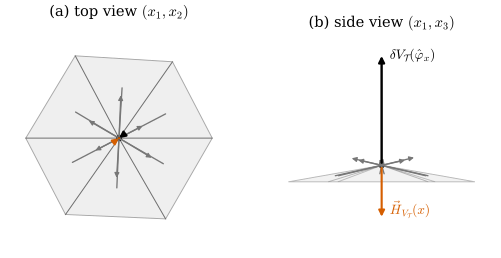

Generate this figure with Python:
"""Figure 47.6.2: the first variation of a polyhedral varifold tested on a hat function ([BLM17] Prop 7.1, Remark 7.2).

One-ring of the vertex x = (0, 0, 1) (north pole of the unit sphere) with six neighbours on the sphere at polar
angle 0.35 and azimuths 0, 55, 118, 180, 235, 300 degrees. On each face F = (x, w, v) the hat function phi_x is
affine with tangential gradient (x - y_F)/h_F^2 (y_F = foot of the perpendicular from x on the line wv,
h_F = |x - y_F|), so int_F grad^{P_F} phi_x = Area(F) (x - y_F)/h_F^2 (grey arrows, drawn at the face centroids).
Their sum is delta V_T(phi_x) = -(L x)_x (black), and H_{V_T}(x) = -delta V_T(phi_x) / (Area/3) (vermilion).
(a) top view (x_1, x_2); (b) side view (x_1, x_3). Arrows: face terms and the sum 2 times, H 0.1 times.

Run from the project root: PYTHONPATH=tools python3 chapters/47-paper-varifold-approximation/figures/fig-47-6-2-hat-function.py
"""
import os

for _k in ("OMP_NUM_THREADS", "OPENBLAS_NUM_THREADS", "MKL_NUM_THREADS"):
    os.environ.setdefault(_k, "4")  # keep BLAS from using every core

import sys  # noqa: E402
from pathlib import Path  # noqa: E402

import numpy as np  # noqa: E402

sys.path.insert(0, str(Path(__file__).resolve().parents[1] / "lib"))
import dgfig  # noqa: E402

dgfig.setup()
import matplotlib.pyplot as plt  # noqa: E402
from matplotlib.patches import Polygon  # noqa: E402

C = dgfig.COLORS


def one_ring():
    az = np.radians([0, 55, 118, 180, 235, 300])
    th = 0.35
    V = np.stack([np.sin(th) * np.cos(az), np.sin(th) * np.sin(az), np.cos(th) * np.ones(6)], 1)
    return np.array([0.0, 0.0, 1.0]), V


def cot(p, q, r):
    a, b = q - p, r - p
    return (a @ b) / np.linalg.norm(np.cross(a, b))


def hat_terms(x, V):
    terms, cents, area, Lx = [], [], 0.0, np.zeros(3)
    for k in range(len(V)):
        w, v = V[k], V[(k + 1) % len(V)]
        t = (v - w) / np.linalg.norm(v - w)
        y = w + ((x - w) @ t) * t
        h = np.linalg.norm(x - y)
        A = 0.5 * np.linalg.norm(np.cross(w - x, v - x))
        terms.append(A * (x - y) / h ** 2)
        cents.append((x + w + v) / 3)
        area += A
        Lx += 0.5 * (cot(w, x, v) * (v - x) + cot(v, x, w) * (w - x))   # face part of (L x)_x, (40.3.3)
    return np.array(terms), np.array(cents), area, Lx


if __name__ == "__main__":
    x, V = one_ring()
    terms, cents, area, Lx = hat_terms(x, V)
    dV = terms.sum(0)
    H = -dV / (area / 3)
    assert np.allclose(dV, -Lx, atol=1e-14)                       # Prop 7.1 = Track 2 sign convention
    assert abs(np.linalg.norm(H) - 1.987) < 1e-3 and H[2] < 0

    fig, axes = plt.subplots(1, 2, figsize=(6.6, 3.2), gridspec_kw={"wspace": 0.15})
    for ax, (i, j), ttl in ((axes[0], (0, 1), r"(a) top view $(x_1, x_2)$"), (axes[1], (0, 2), r"(b) side view $(x_1, x_3)$")):
        for k in range(len(V)):
            tri = np.array([x, V[k], V[(k + 1) % len(V)]])[:, [i, j]]
            ax.add_patch(Polygon(tri, closed=True, facecolor=C["surface"], alpha=0.35 if i == 0 and j == 1 else 0.15,
                                 edgecolor=C["main"], lw=0.7))
        S = 2.0
        for c, tvec in zip(cents, terms):
            ax.annotate("", xy=c[[i, j]] + S * tvec[[i, j]], xytext=c[[i, j]],
                        arrowprops=dict(arrowstyle="-|>", color=C["aux"], lw=1.0, mutation_scale=7))
        ax.annotate("", xy=x[[i, j]] + S * dV[[i, j]], xytext=x[[i, j]],
                    arrowprops=dict(arrowstyle="-|>", color=C["main"], lw=1.8, mutation_scale=9))
        ax.annotate("", xy=x[[i, j]] + 0.1 * H[[i, j]], xytext=x[[i, j]],
                    arrowprops=dict(arrowstyle="-|>", color=C["normal"], lw=1.6, mutation_scale=9))
        ax.plot(*x[[i, j]], "o", color=C["main"], ms=3.5)
        ax.set_aspect("equal")
        ax.set_axis_off()
        ax.set_title(ttl, fontsize=11)
    axes[0].set_xlim(-0.42, 0.42)
    axes[0].set_ylim(-0.42, 0.42)
    axes[1].set_xlim(-0.42, 0.42)
    axes[1].set_ylim(0.72, 1.48)
    axes[1].text(0.03, 1.0 + 2 * dV[2] - 0.02, r"$\delta V_{\mathcal{T}}(\hat\varphi_x)$", fontsize=10)
    axes[1].text(0.03, 1.0 + 0.1 * H[2] + 0.02, r"$\vec H_{V_{\mathcal{T}}}(x)$", fontsize=10, color=C["normal"])
    dgfig.save(fig, __file__)
    print("delta V =", dV, " -(Lx) =", -Lx, " area/3 =", area / 3, " H =", H, " |H| =", np.linalg.norm(H))
